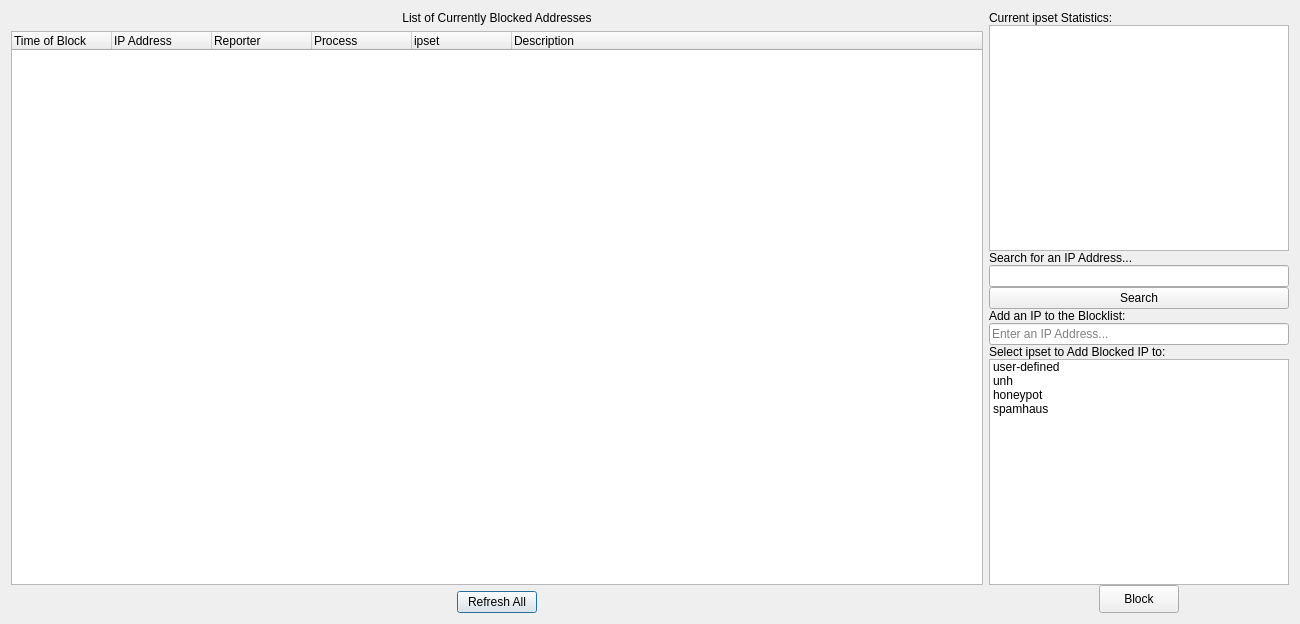
<?xml version="1.0" encoding="UTF-8"?>
<ui version="4.0">
 <class>QIPSbox</class>
 <widget class="QDialog" name="QIPSbox">
  <property name="geometry">
   <rect>
    <x>0</x>
    <y>0</y>
    <width>1300</width>
    <height>624</height>
   </rect>
  </property>
  <property name="windowTitle">
   <string>QIPS</string>
  </property>
  <layout class="QGridLayout" name="gridLayout_3">
   <item row="0" column="0">
    <layout class="QVBoxLayout" name="verticalLayout_3">
     <item>
      <widget class="QLabel" name="curBlockLabel">
       <property name="text">
        <string>List of Currently Blocked Addresses</string>
       </property>
       <property name="alignment">
        <set>Qt::AlignCenter</set>
       </property>
      </widget>
     </item>
     <item>
      <widget class="QTreeWidget" name="blockTree">
       <property name="minimumSize">
        <size>
         <width>0</width>
         <height>500</height>
        </size>
       </property>
       <property name="verticalScrollBarPolicy">
        <enum>Qt::ScrollBarAsNeeded</enum>
       </property>
       <property name="horizontalScrollBarPolicy">
        <enum>Qt::ScrollBarAsNeeded</enum>
       </property>
       <property name="sizeAdjustPolicy">
        <enum>QAbstractScrollArea::AdjustIgnored</enum>
       </property>
       <property name="autoScroll">
        <bool>false</bool>
       </property>
       <property name="alternatingRowColors">
        <bool>false</bool>
       </property>
       <column>
        <property name="text">
         <string>Time of Block</string>
        </property>
       </column>
       <column>
        <property name="text">
         <string>IP Address</string>
        </property>
       </column>
       <column>
        <property name="text">
         <string>Reporter</string>
        </property>
       </column>
       <column>
        <property name="text">
         <string>Process</string>
        </property>
       </column>
       <column>
        <property name="text">
         <string>ipset</string>
        </property>
       </column>
       <column>
        <property name="text">
         <string>Description</string>
        </property>
       </column>
      </widget>
     </item>
     <item>
      <layout class="QHBoxLayout" name="horizontalLayout_2">
       <item>
        <spacer name="horizontalSpacer_3">
         <property name="orientation">
          <enum>Qt::Horizontal</enum>
         </property>
         <property name="sizeHint" stdset="0">
          <size>
           <width>40</width>
           <height>20</height>
          </size>
         </property>
        </spacer>
       </item>
       <item>
        <widget class="QPushButton" name="refreshButton">
         <property name="text">
          <string>Refresh All</string>
         </property>
        </widget>
       </item>
       <item>
        <spacer name="horizontalSpacer_4">
         <property name="orientation">
          <enum>Qt::Horizontal</enum>
         </property>
         <property name="sizeHint" stdset="0">
          <size>
           <width>40</width>
           <height>20</height>
          </size>
         </property>
        </spacer>
       </item>
      </layout>
     </item>
    </layout>
   </item>
   <item row="0" column="1">
    <widget class="QFrame" name="frame">
     <property name="minimumSize">
      <size>
       <width>200</width>
       <height>0</height>
      </size>
     </property>
     <property name="maximumSize">
      <size>
       <width>300</width>
       <height>16777215</height>
      </size>
     </property>
     <property name="frameShape">
      <enum>QFrame::NoFrame</enum>
     </property>
     <property name="frameShadow">
      <enum>QFrame::Raised</enum>
     </property>
     <layout class="QGridLayout" name="gridLayout_2">
      <property name="leftMargin">
       <number>0</number>
      </property>
      <property name="topMargin">
       <number>0</number>
      </property>
      <property name="rightMargin">
       <number>0</number>
      </property>
      <property name="bottomMargin">
       <number>0</number>
      </property>
      <property name="spacing">
       <number>0</number>
      </property>
      <item row="0" column="0">
       <layout class="QVBoxLayout" name="verticalLayout">
        <item>
         <layout class="QGridLayout" name="gridLayout">
          <property name="sizeConstraint">
           <enum>QLayout::SetMinAndMaxSize</enum>
          </property>
          <item row="0" column="0">
           <widget class="QLabel" name="ipsetStatLabel">
            <property name="sizePolicy">
             <sizepolicy hsizetype="MinimumExpanding" vsizetype="Preferred">
              <horstretch>0</horstretch>
              <verstretch>0</verstretch>
             </sizepolicy>
            </property>
            <property name="minimumSize">
             <size>
              <width>200</width>
              <height>0</height>
             </size>
            </property>
            <property name="maximumSize">
             <size>
              <width>300</width>
              <height>16777215</height>
             </size>
            </property>
            <property name="text">
             <string>Current ipset Statistics:</string>
            </property>
           </widget>
          </item>
          <item row="1" column="0">
           <widget class="QTextEdit" name="ipsetStats">
            <property name="sizePolicy">
             <sizepolicy hsizetype="MinimumExpanding" vsizetype="Expanding">
              <horstretch>0</horstretch>
              <verstretch>0</verstretch>
             </sizepolicy>
            </property>
            <property name="minimumSize">
             <size>
              <width>200</width>
              <height>0</height>
             </size>
            </property>
            <property name="maximumSize">
             <size>
              <width>300</width>
              <height>16777215</height>
             </size>
            </property>
            <property name="textInteractionFlags">
             <set>Qt::TextSelectableByKeyboard|Qt::TextSelectableByMouse</set>
            </property>
           </widget>
          </item>
          <item row="5" column="0">
           <widget class="QLabel" name="blockLabel">
            <property name="sizePolicy">
             <sizepolicy hsizetype="MinimumExpanding" vsizetype="Preferred">
              <horstretch>0</horstretch>
              <verstretch>0</verstretch>
             </sizepolicy>
            </property>
            <property name="minimumSize">
             <size>
              <width>200</width>
              <height>0</height>
             </size>
            </property>
            <property name="maximumSize">
             <size>
              <width>300</width>
              <height>16777215</height>
             </size>
            </property>
            <property name="text">
             <string>Add an IP to the Blocklist:</string>
            </property>
           </widget>
          </item>
          <item row="6" column="0">
           <widget class="QLineEdit" name="blockEntry">
            <property name="sizePolicy">
             <sizepolicy hsizetype="MinimumExpanding" vsizetype="Fixed">
              <horstretch>0</horstretch>
              <verstretch>0</verstretch>
             </sizepolicy>
            </property>
            <property name="minimumSize">
             <size>
              <width>200</width>
              <height>0</height>
             </size>
            </property>
            <property name="maximumSize">
             <size>
              <width>300</width>
              <height>16777215</height>
             </size>
            </property>
            <property name="text">
             <string/>
            </property>
            <property name="placeholderText">
             <string>Enter an IP Address...</string>
            </property>
           </widget>
          </item>
          <item row="7" column="0">
           <widget class="QLabel" name="label">
            <property name="sizePolicy">
             <sizepolicy hsizetype="MinimumExpanding" vsizetype="Preferred">
              <horstretch>0</horstretch>
              <verstretch>0</verstretch>
             </sizepolicy>
            </property>
            <property name="minimumSize">
             <size>
              <width>200</width>
              <height>0</height>
             </size>
            </property>
            <property name="maximumSize">
             <size>
              <width>300</width>
              <height>16777215</height>
             </size>
            </property>
            <property name="text">
             <string>Select ipset to Add Blocked IP to:</string>
            </property>
           </widget>
          </item>
          <item row="8" column="0">
           <widget class="QListWidget" name="blockIpset">
            <property name="sizePolicy">
             <sizepolicy hsizetype="MinimumExpanding" vsizetype="Expanding">
              <horstretch>0</horstretch>
              <verstretch>0</verstretch>
             </sizepolicy>
            </property>
            <property name="minimumSize">
             <size>
              <width>200</width>
              <height>0</height>
             </size>
            </property>
            <property name="maximumSize">
             <size>
              <width>300</width>
              <height>16777215</height>
             </size>
            </property>
            <item>
             <property name="text">
              <string>user-defined</string>
             </property>
            </item>
            <item>
             <property name="text">
              <string>unh</string>
             </property>
            </item>
            <item>
             <property name="text">
              <string>honeypot</string>
             </property>
            </item>
            <item>
             <property name="text">
              <string>spamhaus</string>
             </property>
            </item>
           </widget>
          </item>
          <item row="4" column="0">
           <widget class="QPushButton" name="searchButton">
            <property name="text">
             <string>Search</string>
            </property>
           </widget>
          </item>
          <item row="3" column="0">
           <widget class="QLineEdit" name="searchLineEdit"/>
          </item>
          <item row="2" column="0">
           <widget class="QLabel" name="searchLabel">
            <property name="text">
             <string>Search for an IP Address...</string>
            </property>
           </widget>
          </item>
         </layout>
        </item>
        <item>
         <layout class="QHBoxLayout" name="horizontalLayout">
          <item>
           <spacer name="horizontalSpacer_2">
            <property name="orientation">
             <enum>Qt::Horizontal</enum>
            </property>
            <property name="sizeHint" stdset="0">
             <size>
              <width>40</width>
              <height>20</height>
             </size>
            </property>
           </spacer>
          </item>
          <item>
           <widget class="QPushButton" name="submitBlock">
            <property name="sizePolicy">
             <sizepolicy hsizetype="Fixed" vsizetype="Fixed">
              <horstretch>0</horstretch>
              <verstretch>0</verstretch>
             </sizepolicy>
            </property>
            <property name="minimumSize">
             <size>
              <width>80</width>
              <height>28</height>
             </size>
            </property>
            <property name="text">
             <string>Block</string>
            </property>
           </widget>
          </item>
          <item>
           <spacer name="horizontalSpacer">
            <property name="orientation">
             <enum>Qt::Horizontal</enum>
            </property>
            <property name="sizeHint" stdset="0">
             <size>
              <width>40</width>
              <height>20</height>
             </size>
            </property>
           </spacer>
          </item>
         </layout>
        </item>
       </layout>
      </item>
     </layout>
    </widget>
   </item>
  </layout>
 </widget>
 <resources/>
 <connections/>
</ui>
